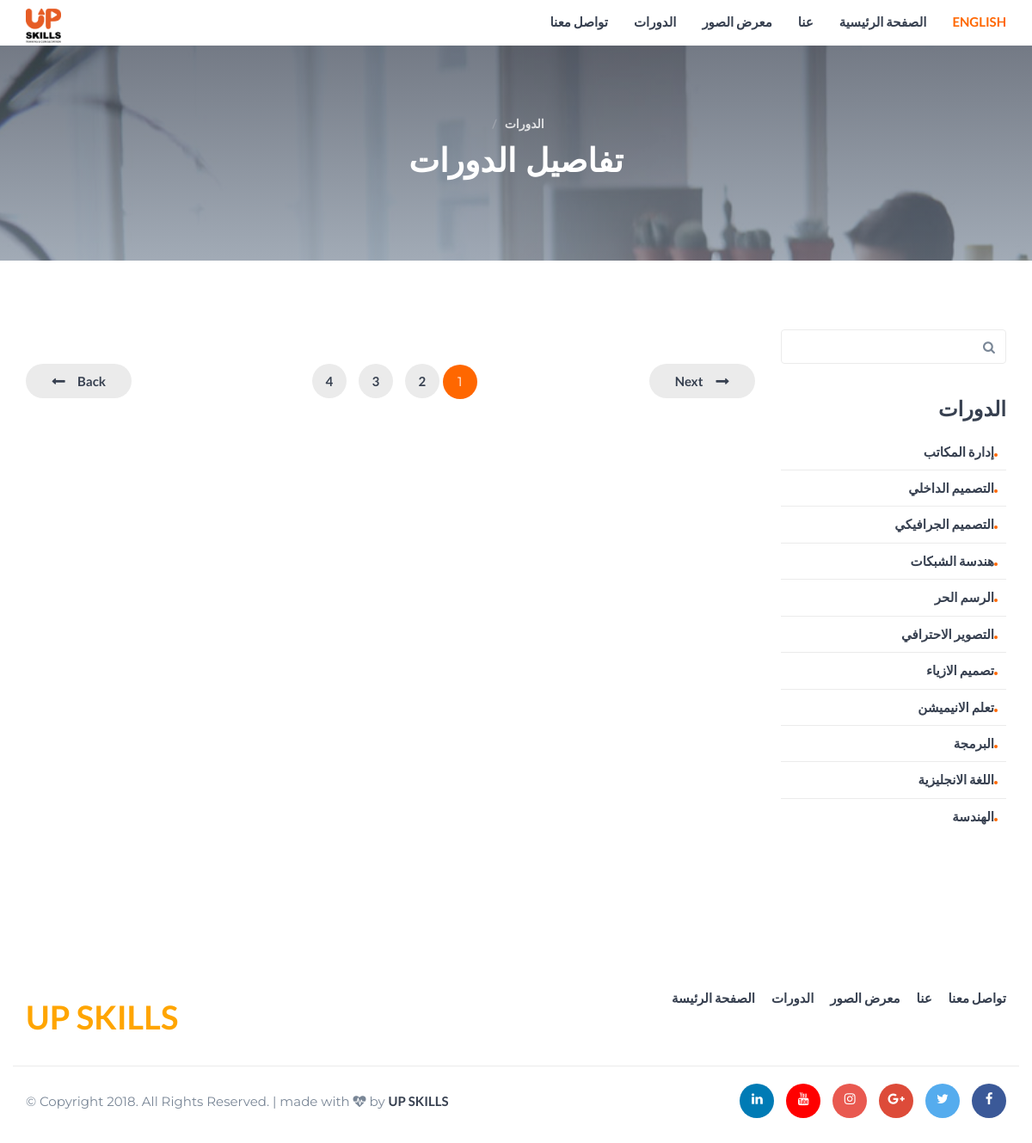
Page /course-ar.php?cat_id=1 on the committed database.
### tables this page shows
CREATE TABLE `category` (
  `cat_id` int(3) NOT NULL,
  `cat_name` varchar(30) NOT NULL,
  `ar_name` varchar(50) NOT NULL,
  `cat_image` text NOT NULL
);

### course-ar.php (the view, shortened to what this page needs)
<?php
include 'includes/db_connection.php';
include_once 'includes/header-ar.php';
?>
        <div class="hero-area section">
            <div class="bg-image bg-parallax overlay" style="background-image:url(./img/page-background.jpg)"></div>
            <div class="container">
                <div class="row">
                    <div class="col-md-10 col-md-offset-1 text-center">
                        <ul class="hero-area-tree">
                            <li><a href="index-ar.php">الدورات</a></li>
                            <li></li>
                        </ul>
                        <h1 class="white-text">تفاصيل الدورات</h1>
                    </div>
                </div>
            </div>
        </div>
        <div id="blog" class="section">
            <div class="container">
                <div class="row">
                    <div id="main" class="col-md-9">
                            <?php
                             mysqli_set_charset($link, "utf8");
                            ?>
                        <div class="row">
                            <div class="col-md-12">
                                <div class="post-pagination">
                                    <a href="index.php" class="pagination-back pull-left">Back</a>
                                    <ul class="pages">
                                        <li class="active">1</li>
                                        <li><a href="#">2</a></li>
                                        <li><a href="#">3</a></li>
                                        <li><a href="#">4</a></li>
                                    </ul>
                                    <a href="" class="pagination-next pull-right">Next</a>
                                </div>
                            </div>
                        </div>
                    </div>
                    <div id="aside" class="col-md-3">
                        <div class="widget search-widget">
                            <form>
                                <input class="input" type="text" name="search">
                                <button><i class="fa fa-search"></i></button>
                            </form>
                        </div>
                        <div class="widget category-widget">
                            <h3>الدورات</h3>
                            <?php
                            $query = "select * from category";
                            mysqli_set_charset($link, "utf8");
                            $result = mysqli_query($link, $query);
                            while ($row = mysqli_fetch_assoc($result)) {
                               echo "<a class='category' href='index-ar.php#courses'>{$row['ar_name']} <span></span></a>";
                            }
                            ?>
                        </div>
                    </div>
                </div>
            </div>
        </div>
      <?php include_once'includes/footer-ar.php';?>

### css/style.css (style rules this page uses)
body { font-family: 'Montserrat', sans-serif; font-size: 15px; font-weight: 400; color: #798696; overflow-x:hidden; }
h1,h2,h3,h4,h5,h6 { margin-top: 12px; margin-bottom: 15px; font-weight: 600; color: #374050; }
h1 { font-size:38px; }
h3 { font-size:24px; }
a { font-family: 'Lato', sans-serif; color: #374050; font-weight: 700; }
ul,ol { margin: 0; padding: 0; list-style: none }
.white-text { color: #FFF; }
.section { position:relative; padding-top:80px; padding-bottom:80px; }
.bg-image { position:absolute; left:0; right:0; top:0; bottom:0; background-position:center; background-size:cover; }
.bg-image.bg-parallax { background-attachment:fixed; }
.bg-image.overlay:after { content:""; position:absolute; left:0; right:0; top:0; bottom:0; background-image: -webkit-gradient(linear, left top, left bottom, from(#374050), to(#798696)); background-image: linear-gradient(to bottom, #374050 0%, #798696 100%); opacity: 0.7; }
input[type="text"], input[type="email"], input[type="password"], input[type="number"], input[type="date"], input[type="url"], input[type="tel"], textarea { height: 40px; width: 100%; border: 1px solid #EBEBEB; border-radius:4px; background: transparent; padding-left: 15px; padding-right: 15px; -webkit-transition:0.2s border-color; transition:0.2s border-color; }
.hero-area { position:relative; padding-top: 80px; padding-bottom: 80px; }
.hero-area-tree li { display:inline-block; font-family: 'Lato', sans-serif; font-weight:600; font-size:14px; color:rgba(255, 255, 255, 0.8); }
.hero-area-tree li > a { color:rgba(255, 255, 255, 0.8); }
.hero-area-tree li + li:before { content: "/"; display: inline-block; margin: 0px 5px; color: rgba(235, 235, 235, 0.25); }
.post-pagination { margin-top:40px; text-align:center; }
.post-pagination .pages { display:inline-block; }
.post-pagination .pages li { display:inline-block; }
.post-pagination .pages li + li { margin-left:10px; }
.post-pagination .pages li { width: 40px; height: 40px; line-height: 40px; text-align: center; border-radius: 50%; background-color: #EBEBEB; -webkit-transition: 0.2s all; transition: 0.2s all; }
.post-pagination .pages li a { display:block; -webkit-transition: 0.2s color; transition: 0.2s color; }
.post-pagination .pages li:hover , .post-pagination .pages li.active { background-color: #FF6700; color:#FFF; }
.pagination-back , .pagination-next { display: block; text-align: center; border-radius: 40px; background-color: #EBEBEB; -webkit-transition: 0.2s all; transition: 0.2s all; height:40px; padding:0px 30px; line-height:40px; }
.pagination-next:after { content:"\f178"; font-family:FontAwesome; margin-left:15px; }
.pagination-back:before { content:"\f177"; font-family:FontAwesome; margin-right:15px; }
.widget + .widget { margin-top:40px; }
.widget.search-widget { position:relative }
.widget.search-widget .input { padding-right:60px; }
.widget.search-widget button { position:absolute; right:0; top:0; height:40px; width:40px; background-color:transparent; border:none; }
.category-widget .category { display:block; text-transform:uppercase; padding-top: 10px; padding-bottom: 10px; }
.category-widget .category + .category { border-top: 1px solid #EBEBEB; }
.category-widget .category:before { content: ""; display: inline-block; width: 4px; height: 4px; border-radius: 50%; background-color: #FF6700; margin-right:10px; }

### css/style-ar.css (style rules this page uses)
body { direction: rtl; }

### rows in the picture
category: ar_name "إدارة المكاتب"
category: ar_name "التصميم الداخلي"
category: ar_name "التصميم الجرافيكي"
category: ar_name "هندسة الشبكات"
category: ar_name "الرسم الحر"
category: ar_name "التصوير الاحترافي"
category: ar_name "تصميم الازياء"
category: ar_name "تعلم الانيميشن"
category: ar_name "البرمجة"
category: ar_name "اللغة الانجليزية"
category: ar_name "الهندسة"
